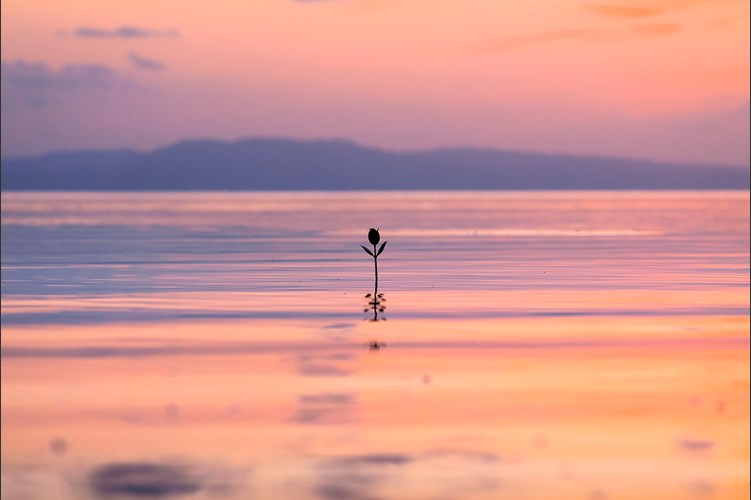
#> input picture image1.jpg, 751 x 500 px
$ python script.py
#> lines starting #> are read from the running program, lines starting #| are printed output that depends on the picture
import cv2
import numpy as np


image1 = cv2.imread("image1.jpg")
#> image1 is the input picture: shape (500, 751, 3); mean B, G, R 145.7, 150.4, 210.2
image2 = cv2.imread("image2.jpg")
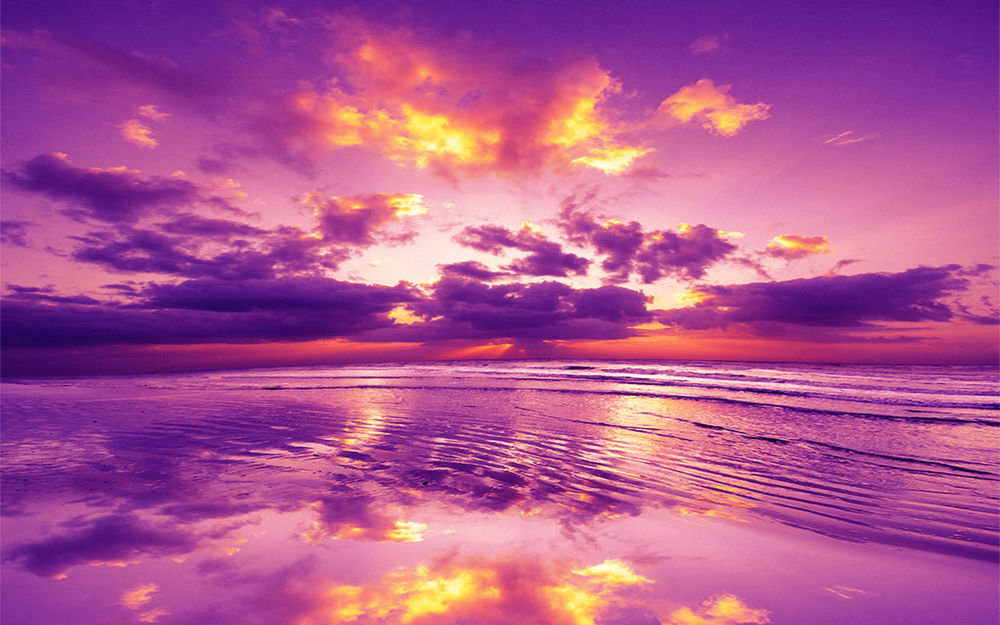
#> input picture image2.jpg, 1000 x 625 px
#> image2 is the input picture: shape (625, 1000, 3); mean B, G, R 145.6, 84.9, 174.4

assert image1 is not None, "Failed to load image1.jpg"
assert image2 is not None, "Failed to load image2.jpg"

mainImage = image1.copy()
h, w = image1.shape[:2]
#> h = 500; w = 751
h2, w2 = image2.shape[:2]
#> h2 = 625; w2 = 1000
if h * w >= h2 * w2:
    mainImage = image1.copy()
    otherImage = image2.copy()
else:
    mainImage = image2.copy()
    otherImage = image1.copy()

main_h, main_w = mainImage.shape[:2]
#> main_h = 625; main_w = 1000

other_resized = cv2.resize(otherImage, (main_w, main_h), interpolation=cv2.INTER_AREA)
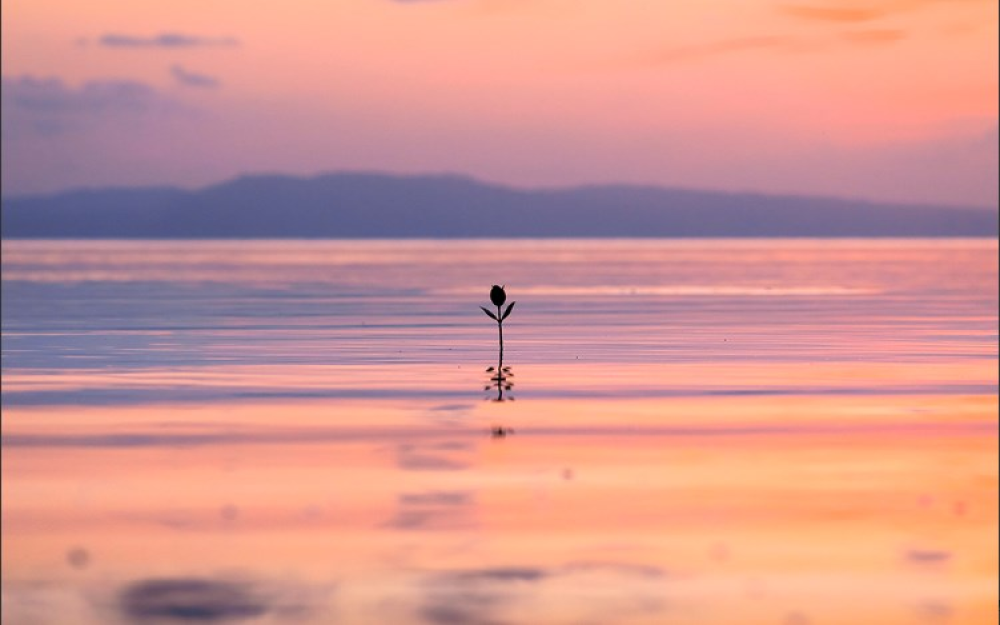
#> other_resized: shape (625, 1000, 3); mean B, G, R 145.8, 150.4, 210.2

main_g = mainImage.copy()
gpMain = [main_g]
for i in range(6):
    main_g = cv2.pyrDown(main_g)
    gpMain.append(main_g)
#> this loop made 6 passes
#> pass 3, `main_g = cv2.pyrDown(main_g)`:
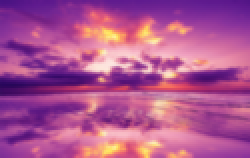
#> main_g: shape (79, 125, 3) (shown 2 times larger); mean B, G, R 145.5, 84.5, 173.9
#> after the loop, gpMain = 7 items

other_g = other_resized.copy()
gpOther = [other_g]
for i in range(6):
    other_g = cv2.pyrDown(other_g)
    gpOther.append(other_g)
#> this loop made 6 passes
#> pass 3, `other_g = cv2.pyrDown(other_g)`:
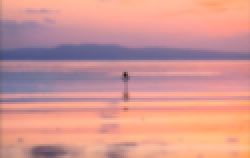
#> other_g: shape (79, 125, 3) (shown 2 times larger); mean B, G, R 145.8, 150.6, 210.5
#> after the loop, gpOther = 7 items


levels = 6

lpMain = [gpMain[levels]]
for i in range(levels, 0, -1):
    GE = cv2.pyrUp(gpMain[i])
    GE = cv2.resize(GE, (gpMain[i - 1].shape[1], gpMain[i - 1].shape[0]))
    L = cv2.subtract(gpMain[i - 1], GE)
    lpMain.append(L)
#> after the loop, lpMain = 7 items

lpOther = [gpOther[levels]]
for i in range(levels, 0, -1):
    GE = cv2.pyrUp(gpOther[i])
    GE = cv2.resize(GE, (gpOther[i - 1].shape[1], gpOther[i - 1].shape[0]))
    L = cv2.subtract(gpOther[i - 1], GE)
    lpOther.append(L)
#> after the loop, lpOther = 7 items


LS = []
for l_main, l_other in zip(lpMain, lpOther):
    rows, cols, dpt = l_main.shape
    ls = np.hstack((l_main[:, :cols//2], l_other[:, cols//2:]))
    LS.append(ls)
#> this loop made 7 passes
#> (rows, cols) on passes 1 to 7: (10, 16), (20, 32), (40, 63), (79, 125), (157, 250), (313, 500), (625, 1000)
#> pass 3, `ls = np.hstack((l_main[:, :cols//2], l_other[:, cols//2:]))`:
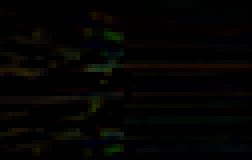
#> ls: shape (40, 63, 3) (shown 4 times larger); mean of channels 0, 1, 2 2, 3.4, 3.7; drawn as B, G, R
#> after the loop, LS = 7 items

ls_ = LS[0]
for i in range(1, len(LS)):
    ls_ = cv2.pyrUp(ls_)
    ls_ = cv2.resize(ls_, (LS[i].shape[1], LS[i].shape[0]))
    ls_ = cv2.add(ls_, LS[i])
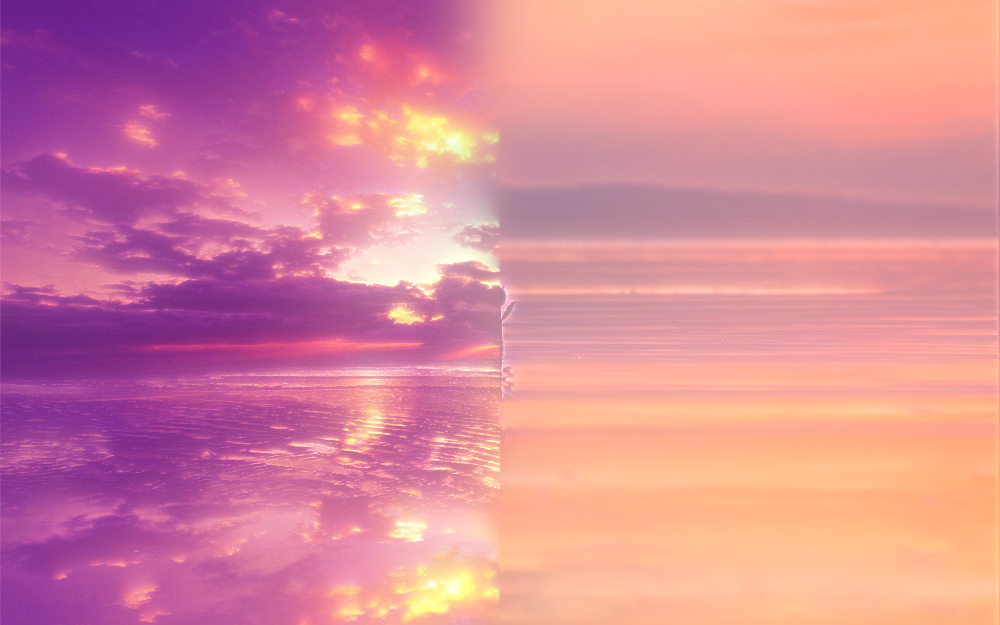
#> ls_: shape (625, 1000, 3); mean of channels 0, 1, 2 153.6, 136.1, 215.8; drawn as B, G, R

real = np.hstack((mainImage[:, :main_w//2], other_resized[:, main_w//2:]))
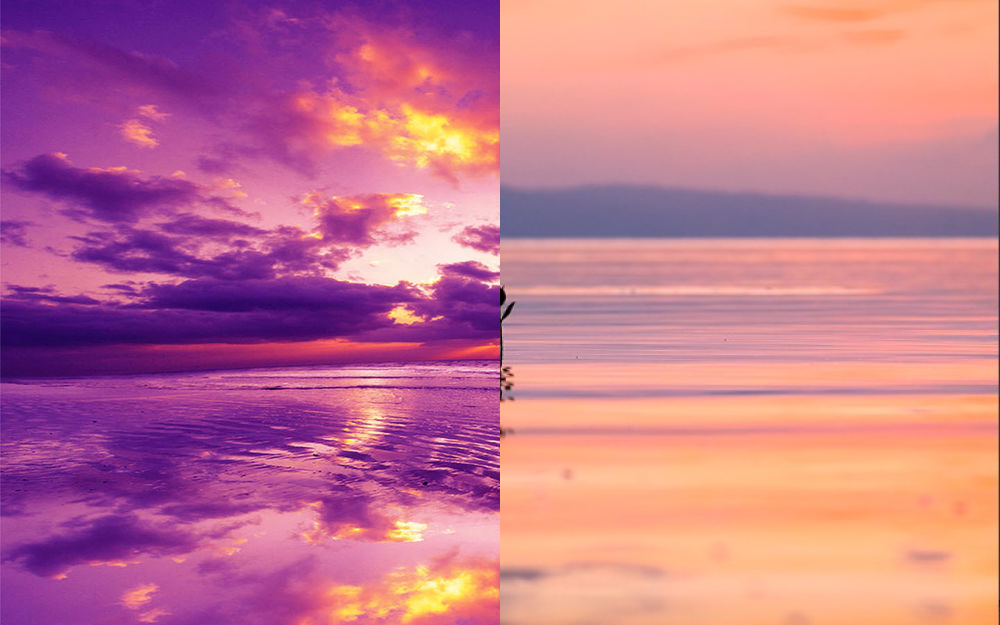
#> real: shape (625, 1000, 3); mean B, G, R 143.7, 117.5, 196.2


cv2.imshow("Main image", mainImage)
cv2.imshow("Other resized to main", other_resized)
cv2.imshow("Blended image", ls_)
cv2.imshow("Real image", real)
cv2.imwrite("blended_image.jpg", ls_)
cv2.imwrite("real_image.jpg", real)


cv2.waitKey(0)
cv2.destroyAllWindows()
